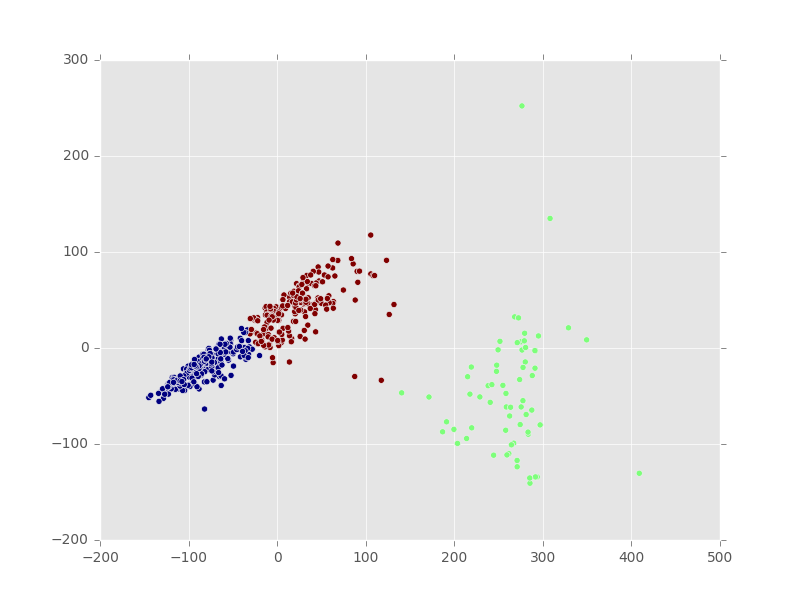

Python code for this plot:
import pandas

# Read in the data.
names = ['name', 'F0', 'Fhi', 'Flo', 'j%','Jitter(Abs)','MDVP:RAP','MDVP:PPQ','Jitter:DDP','MDVP:Shimmer','MDVP:Shimmer(dB)','Shimmer:APQ3','Shimmer:APQ5','MDVP:APQ','Shimmer:DDA','NHR','HNR','status']
games = pandas.read_csv('park2.csv', names=names, usecols=['F0', 'Flo','Jitter(Abs)','MDVP:Shimmer(dB)','Shimmer:APQ5','HNR','status'])
#games = pandas.read_csv("park1.csv")
# Print the names of the columns in games.
print(games.columns)
# Import matplotlib
import matplotlib.pyplot as plt

# Make a histogram of all the ratings in the average_rating column.
plt.hist(games["status"])

# Show the plot.
plt.show()
# Import the kmeans clustering model.
from sklearn.cluster import KMeans

# Initialize the model with 2 parameters -- number of clusters and random state.
kmeans_model = KMeans(n_clusters=5, random_state=1)
# Get only the numeric columns from games.
good_columns = games._get_numeric_data()
# Fit the model using the good columns.
kmeans_model.fit(good_columns)
# Get the cluster assignments.
labels = kmeans_model.labels_
# Import the PCA model.
from sklearn.decomposition import PCA

# Create a PCA model.
pca_2 = PCA(2)
# Fit the PCA model on the numeric columns from earlier.
plot_columns = pca_2.fit_transform(good_columns)
# Make a scatter plot of each game, shaded according to cluster assignment.
plt.scatter(x=plot_columns[:,0], y=plot_columns[:,1], c=labels)
# Show the plot.
plt.show()
columns = games.columns.tolist()
# Store the variable we'll be predicting on.
target = "status"
# Import a convenience function to split the sets.
from sklearn.cross_validation import train_test_split

# Generate the training set.  Set random_state to be able to replicate results.
train = games.sample(frac=0.8, random_state=1)
# Select anything not in the training set and put it in the testing set.
test = games.loc[~games.index.isin(train.index)]
# Print the shapes of both sets.
print(train.shape)
print(test.shape)
# Import the linearregression model.
from sklearn.linear_model import LinearRegression

# Initialize the model class.
model = LinearRegression()
# Fit the model to the training data.
model.fit(train[columns], train[target])
# Import the random forest model.
from sklearn.ensemble import RandomForestRegressor

# Initialize the model with some parameters.
model = RandomForestRegressor(n_estimators=100, min_samples_leaf=10, random_state=1)
# Fit the model to the data.
model.fit(train[columns], train[target])
# Make predictions.
predictions = model.predict(test[columns])
# Compute the error.
mean_squared_error(predictions, test[target])
